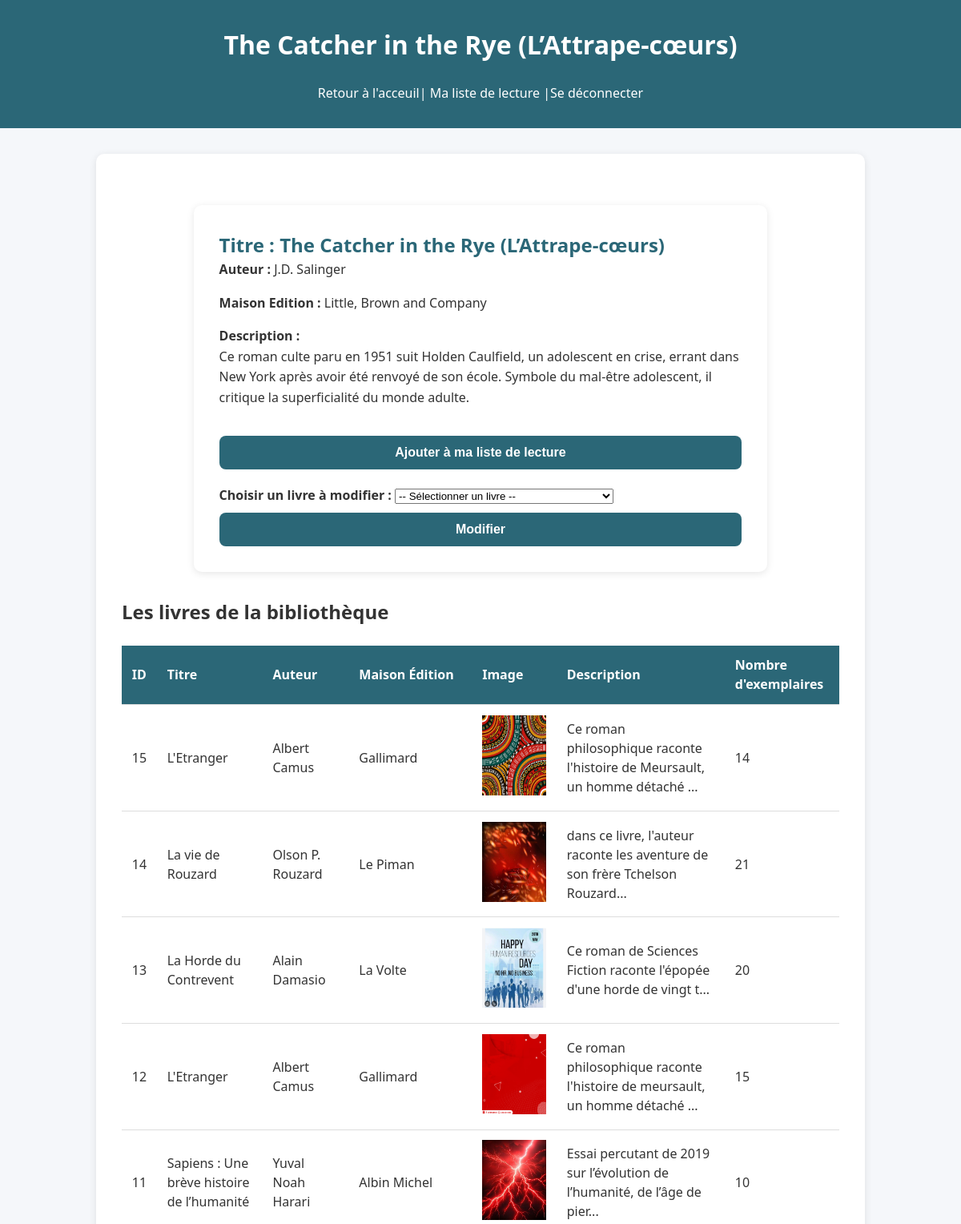
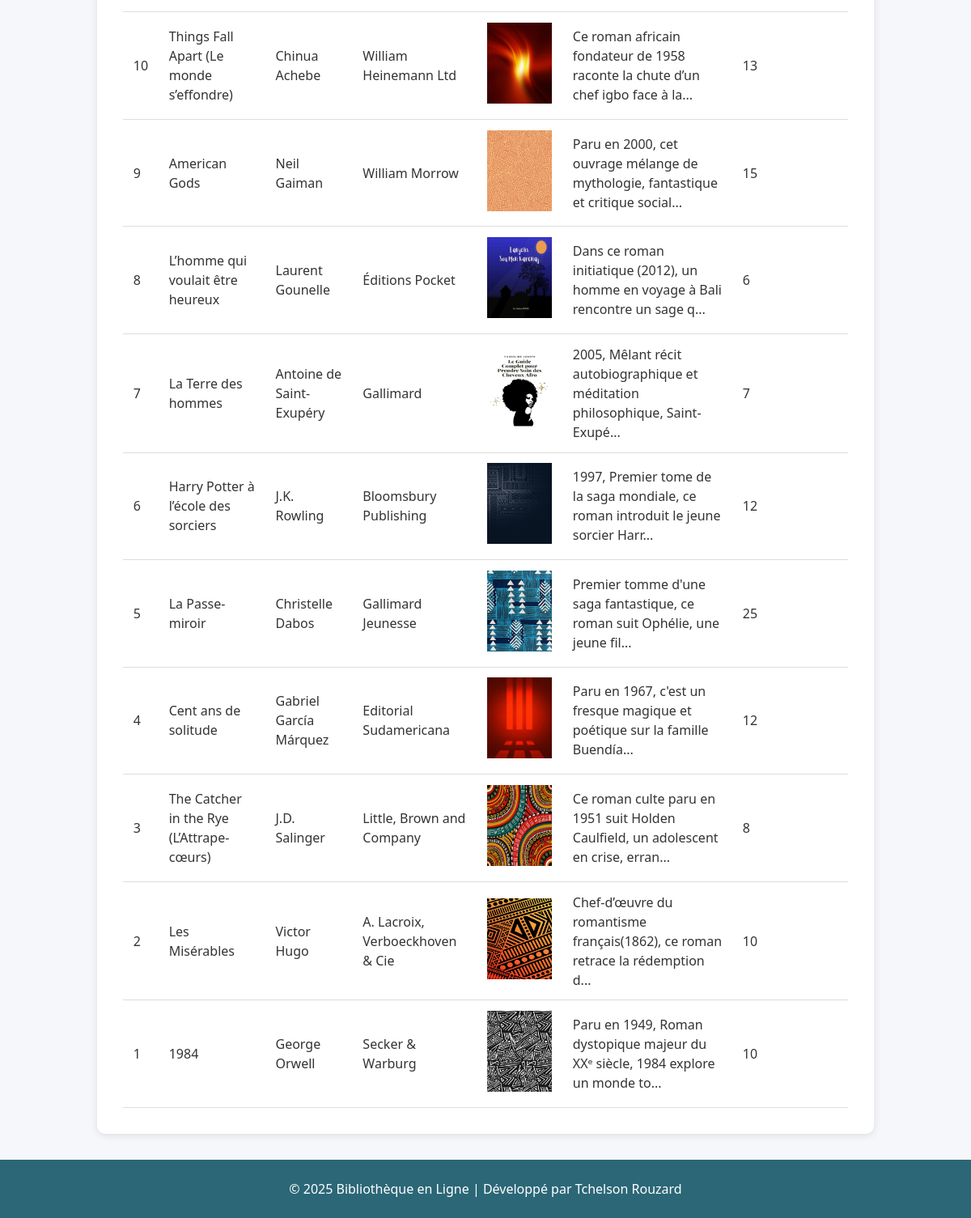
The app's page /details.php?id=3 with its own data (2 pictures, top to bottom).
### tables this page shows
CREATE TABLE `livres` (
  `id` int(11) NOT NULL,
  `titre` varchar(100) NOT NULL,
  `auteur` varchar(100) NOT NULL,
  `description` text NOT NULL,
  `maison_edition` varchar(100) NOT NULL,
  `nombre_exemplaire` int(11) NOT NULL,
  `image` varchar(50) NOT NULL
);

### details.php (the view, shortened to what this page needs)
<?php
$servername = "localhost";
$username = "root";
$password = "";
$dbname = "bibliotheque_jp_db";
$conn = new mysqli($servername, $username, $password, $dbname);
$id = intval($_GET['id']);
$sql = "SELECT * FROM livres WHERE id = ?";
$stmt = $conn->prepare($sql);
$stmt->bind_param("i", $id);
$stmt->execute();
$result = $stmt->get_result();
$livre = $result->fetch_assoc();
?>
<!DOCTYPE html>
<html lang="fr">
<head>
    <link rel="stylesheet" href="style.css">
</head>
<body>
<header>
    <h1><?= htmlspecialchars($livre['titre']) ?></h1>
    <a href="index.php">Retour à l'acceuil|</a>
    <a href="wishlist.php">Ma liste de lecture</a>
    <a href="logout.php" class="btn-logout">|Se déconnecter</a>
</header>
<main class="details">
<section class="details-container">
    <h2>Titre : <?= htmlspecialchars($livre['titre']) ?></h2>
    <?php if (!empty($livre['auteur'])): ?>
        <p><strong>Auteur :</strong> <?= htmlspecialchars($livre['auteur']) ?></p>
    <?php endif; ?>
    <?php if (!empty($livre['maison_edition'])): ?>
        <p><strong>Maison Edition :</strong> <?= htmlspecialchars($livre['maison_edition']) ?></p>
    <?php endif; ?>
    <p><strong>Description :</strong><br>
        <?= nl2br(htmlspecialchars($livre['description'])) ?>
    </p>
    <form action="ajouter_liste.php" method="post" style="margin-top:20px;">
        <button type="submit">Ajouter à ma liste de lecture</button>
    </form>
    <form action="modifier_livre.php" method="get" style="margin-top:20px;">
        <label for="livre_select"><strong>Choisir un livre à modifier :</strong></label>
        <select id="livre_select" name="id" required>
            <option value="">-- Sélectionner un livre --</option>
        </select>
        <button type="submit" style="margin-top:10px;">Modifier</button>
    </form>
</section>
<section class="list-section">
    <h2>Les livres de la bibliothèque</h2>
    <table>
        <tr>
            <th>ID</th>
            <th>Titre</th>
            <th>Auteur</th>
            <th>Maison Édition</th>
            <th>Image</th>
            <th>Description</th>
            <th>Nombre d'exemplaires</th>
        </tr>
        <?php
      $sql_all = "SELECT * FROM livres ORDER BY id DESC";
      $all = $conn->query($sql_all);
      while ($row = $all->fetch_assoc()) {
        $image = $row['image'];
        $image_url = "Images/" . $image;
         $image_disk_path = __DIR__ . "/Images/" . $image;
         echo "<tr>
            <td>".htmlspecialchars($row['id'])."</td>
            <td>".htmlspecialchars($row['titre'])."</td>
            <td>".htmlspecialchars($row['auteur'])."</td>
            <td>".htmlspecialchars($row['maison_edition'])."</td>
            <td>";
         if (!empty($image) && file_exists($image_disk_path)) {
             echo "<img src='$image_url' width='80' height='100' alt='couverture'>";
           } else {
             echo "<span style='color:gray;'>Aucune image</span>";
             }
         echo    "</td>
            <td>".substr(htmlspecialchars($row['description']), 0, 80)."...</td>
            <td>".htmlspecialchars($row['nombre_exemplaire'])."</td>
          </tr>";
          }
        ?>
    </table>
</section>
</main>
<footer>
    <p>&copy; 2025 Bibliothèque en Ligne | Développé par Tchelson Rouzard</p>
</footer>
</body>
</html>

### style.css (style rules this page uses)
:root { --main-color: #2b6777; --secondary-color: #52ab98; --danger-color: #c94c4c; --danger-hover: #ff6b6b; --light-bg: #f5f7fa; --text-color: #333; --white: #fff; }
* { margin: 0; padding: 0; box-sizing: border-box; }
body { font-family: 'Segoe UI', Arial, sans-serif; background-color: var(--light-bg); color: var(--text-color); line-height: 1.5; min-height: 100vh; display: flex; flex-direction: column; }
header { text-align: center; padding: 2em 1em; background-color: var(--main-color); color: var(--white); }
header h1 { margin-bottom: 0.5em; font-weight: 600; }
header a { display: inline-block; color: var(--white); text-decoration: none; font-weight: 500; margin-top: 0.5em; }
main { flex: 1; max-width: 80%; margin: 2em auto; padding: 2em; background-color: var(--white); border-radius: 10px; box-shadow: 0 4px 15px rgba(0,0,0,0.08); }
button, .btn-submit { display: inline-block; width: 100%; padding: 12px 14px; margin-top: 14px; border: none; border-radius: 8px; background: var(--main-color); color: var(--white); font-weight: 700; cursor: pointer; font-size: 1rem; transition: all 0.2s ease; }
table { width: 100%; border-collapse: collapse; margin-top: 1.5em; overflow-x: auto; display: block; }
th, td { padding: 0.8em; border-bottom: 1px solid #ddd; text-align: left; }
th { background-color: var(--main-color); color: var(--white); }
.details, .details-container { max-width: 80%; margin: 2em auto; padding: 2em; background-color: var(--white); border-radius: 10px; box-shadow: 0 2px 10px rgba(0,0,0,0.1); }
.details-container h2 { color: var(--main-color); }
.details-container p { line-height: 1.6; margin-bottom: 1em; }
.details-container button { background-color: var(--main-color); }
footer { text-align: center; padding: 1.5em; background-color: var(--main-color); color: var(--white); }

### records on screen
livres: titre "The Catcher in the Rye (L’Attrape-cœurs)", auteur "J.D. Salinger", maison_edition "Little, Brown and Company", description "Ce roman culte paru en 1951 suit Holden Caulfield, un adolescent en crise, errant dans New York après avoir été renvoyé de son école. Symbole du mal-être adolescent, il critique la superficialité du monde adulte.", id "3", image (picture), description "Ce roman culte paru en 1951 suit Holden Caulfield, un adolescent en crise, erran", nombre_exemplaire "8"
livres: id "15", titre "L'Etranger", auteur "Albert Camus", maison_edition "Gallimard", image (picture), description "Ce roman philosophique raconte l'histoire de Meursault, un homme détaché", nombre_exemplaire "14"
livres: id "14", titre "La vie de Rouzard", auteur "Olson P. Rouzard", maison_edition "Le Piman", image (picture), description "dans ce livre, l'auteur raconte les aventure de son frère Tchelson Rouzard", nombre_exemplaire "21"
livres: id "13", titre "La Horde du Contrevent", auteur "Alain Damasio", maison_edition "La Volte", image (picture), description "Ce roman de Sciences Fiction raconte l'épopée d'une horde de vingt t", nombre_exemplaire "20"
livres: id "12", titre "L'Etranger", auteur "Albert Camus", maison_edition "Gallimard", image (picture), description "Ce roman philosophique raconte l'histoire de meursault, un homme détaché", nombre_exemplaire "15"
livres: id "11", titre "Sapiens : Une brève histoire de l’humanité", auteur "Yuval Noah Harari", maison_edition "Albin Michel", image (picture), description "Essai percutant de 2019 sur l’évolution de l’humanité, de l’âge de pier", nombre_exemplaire "10"
livres: id "10", titre "Things Fall Apart (Le monde s’effondre)", auteur "Chinua Achebe", maison_edition "William Heinemann Ltd", image (picture), description "Ce roman africain fondateur de 1958 raconte la chute d’un chef igbo face à la", nombre_exemplaire "13"
livres: id "9", titre "American Gods", auteur "Neil Gaiman", maison_edition "William Morrow", image (picture), description "Paru en 2000, cet ouvrage mélange de mythologie, fantastique et critique social", nombre_exemplaire "15"
livres: id "8", titre "L’homme qui voulait être heureux", auteur "Laurent Gounelle", maison_edition "Éditions Pocket", image (picture), description "Dans ce roman initiatique (2012), un homme en voyage à Bali rencontre un sage q", nombre_exemplaire "6"
livres: id "7", titre "La Terre des hommes", auteur "Antoine de Saint-Exupéry", maison_edition "Gallimard", image (picture), description "2005, Mêlant récit autobiographique et méditation philosophique, Saint-Exupé", nombre_exemplaire "7"
livres: id "6", titre "Harry Potter à l’école des sorciers", auteur "J.K. Rowling", maison_edition "Bloomsbury Publishing", image (picture), description "1997, Premier tome de la saga mondiale, ce roman introduit le jeune sorcier Harr", nombre_exemplaire "12"
livres: id "5", titre "La Passe-miroir", auteur "Christelle Dabos", maison_edition "Gallimard Jeunesse", image (picture), description "Premier tomme d'une saga fantastique, ce roman suit Ophélie, une jeune fil", nombre_exemplaire "25"
livres: id "4", titre "Cent ans de solitude", auteur "Gabriel García Márquez", maison_edition "Editorial Sudamericana", image (picture), description "Paru en 1967, c'est un fresque magique et poétique sur la famille Buendía", nombre_exemplaire "12"
livres: id "2", titre "Les Misérables", auteur "Victor Hugo", maison_edition "A. Lacroix, Verboeckhoven & Cie", image (picture), description "Chef-d’œuvre du romantisme français(1862), ce roman retrace la rédemption d", nombre_exemplaire "10"
livres: id "1", titre "1984", auteur "George Orwell", maison_edition "Secker & Warburg", image (picture), description "Paru en 1949, Roman dystopique majeur du XXᵉ siècle, 1984 explore un monde to", nombre_exemplaire "10"
